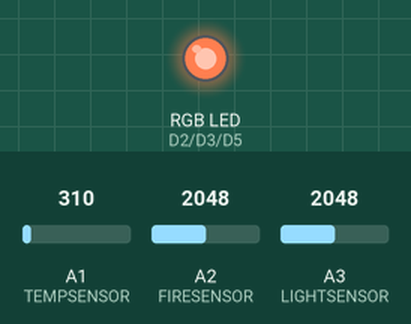
A sketch run on a simulated Particle Photon. Shown: an RGB LED mixed from three pins (HIGH = lit). The inputs (shaded band) are chosen by the test bench; at power-on: A3 (LIGHTSENSOR) = 2048, A1 (TEMPSENSOR) = 310, A2 (FIRESENSOR) = 2048. The local clock reads 2024-03-15 10:24:30 at power-on unless the sketch sets it.

Above: at 3.4 s.
3.5 s: A3 (LIGHTSENSOR) set to 2866
At 4.3 s:
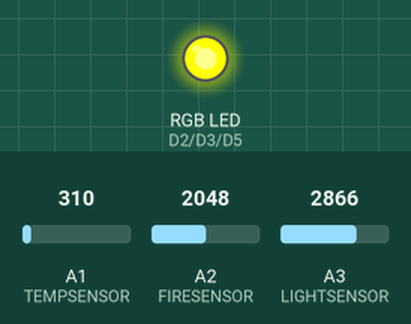
6.5 s: A1 (TEMPSENSOR) set to 372
At 7.8 s:
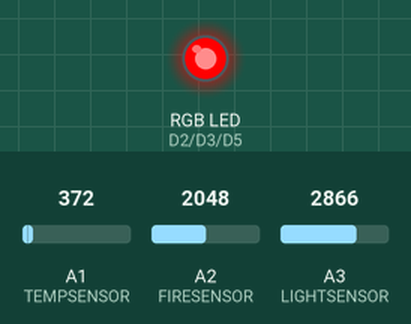
Timing chart, 0 to 9.5 s (numbered marks = the images above; inputs shaded):
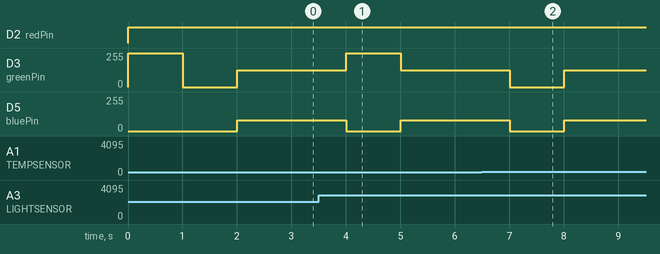

The sketch:

pg5500_exam.ino
```cpp
// This #include statement was automatically added by the Particle IDE.
#include <MPU6050.h>

#define LIGHTSENSOR A3
#define TEMPSENSOR A1
#define FIRESENSOR A2
#define WATERSENSOR A0

// EXPOSED VARIABLES
int lightValue = 0;
int fireAverage = 0;
int waterLevel = 0;
int highestLightValue = 0;
double tempValue = 0.0;
double highestTempValue = 0.0;
int brightestHourOfDay = 0;
int brightestMinuteOfDay = 0;
int warmestMinuteOfDay = 0;
int warmestHourOfDay = 0;
bool hasBeenMoved = false;

// Maximum string length of the Particle is 622.
char buffer[621];

// MPU values
MPU6050 accelgyro;
int16_t ax, ay, az;
int16_t gx, gy, gz;

// RGB LED
int redPin = D2;
int greenPin = D3;
int bluePin = D5;

// Vars for fireValues.
const int numFireReadings = 10;
int fireReadings[numFireReadings];
int fireReadIndex = 0;
int fireTotal = 0;
int highestFireAverage = 0;

void setup() {
  Serial.begin(9600);

  pinMode(redPin, OUTPUT);
  pinMode(greenPin, OUTPUT);
  pinMode(bluePin, OUTPUT);

  for (int i = 0; i < numFireReadings; i++) {
    fireReadings[i] = 0;
  }

  Time.zone(+1);

  Wire.begin();
  accelgyro.initialize();

  Particle.variable("jsonData", buffer);
  Particle.variable("fireData", fireAverage);

  analogWrite(bluePin, 0);
  analogWrite(redPin, 0);
  analogWrite(greenPin, 0);
}

void loop() {

  // If sensorDataChanged or every 5th seconds of a minute, we'll construct the JSON object with new info
  if(haveSensorDataChanged() || Time.second() % 5 == 0) {
    int j = snprintf(buffer, sizeof(buffer), "{ 'currTemp': %f, 'highestTemp': %f,", tempValue, highestTempValue);
    j += snprintf(buffer+j, sizeof(buffer), "'hourAtTemp': %d%d,", warmestHourOfDay, warmestMinuteOfDay);
    j += snprintf(buffer+j, sizeof(buffer), "'fireLevel': %d,", fireAverage);
    j += snprintf(buffer+j, sizeof(buffer), "'waterLevel': %d,", waterLevel);
    j += snprintf(buffer+j, sizeof(buffer), "'hasBeenMoved': %d,", hasBeenMoved);
    j += snprintf(buffer+j, sizeof(buffer), "'lightLevel': %d, 'hourAtLight': %d%d, ", lightValue, brightestHourOfDay, brightestMinuteOfDay);
    j += snprintf(buffer+j, sizeof(buffer), "'highestLightValue': %d }", highestLightValue);
  }

  delay(1000);
  resetTotalReadings();
}

bool haveSensorDataChanged() {
  updateLightValue();
  updateTemperature();
  updateFireReadings();

  const int todaysBestLight = highestLightValue;
  const double todaysHighestTemp = highestTempValue;

  if (lightValue > todaysBestLight+5) {
    highestLightValue = lightValue;
    brightestHourOfDay = Time.hour();
    brightestMinuteOfDay = Time.minute();
    updateRGBLed(redPin, 255);
    updateRGBLed(greenPin, 255);
    updateRGBLed(bluePin, 0);
    return true;
  }

  if (tempValue > todaysHighestTemp+0.1) {
    highestTempValue = tempValue;
    warmestHourOfDay = Time.hour();
    warmestMinuteOfDay = Time.minute();
    updateRGBLed(redPin, 255);
    updateRGBLed(greenPin, 0);
    updateRGBLed(bluePin, 0);
    return true;
  }

  // We don't really care about doing anything else than updating the user locally,
  // The frontend will handle anything specific.
  if (fireAverage >= 30) {
    updateRGBLed(redPin, 255);
    updateRGBLed(greenPin, 127);
    updateRGBLed(bluePin, 80);
    return true;
  }

  if (hasMotionSensorChanged()) {
    hasBeenMoved = true;
    updateRGBLed(redPin, 0);
    updateRGBLed(greenPin, 255);
    updateRGBLed(bluePin, 0);
    return true;
  }

  if (updateWaterReadings()) {
    updateRGBLed(redPin, 0);
    updateRGBLed(greenPin, 0);
    updateRGBLed(bluePin, 255);
    return true;
  }

  // If everything fails, then not data has changed
  // And we don't wanna update the string
  Serial.println("No change");
  return false;
}

void updateRGBLed(int pin, int intensity){
  analogWrite(pin, intensity);
}

bool hasMotionSensorChanged(){
  if (accelgyro.getRotationX() >= 250 || accelgyro.getRotationX() <= -250) {
    return true;
  }

  if (accelgyro.getRotationY() >= 250 || accelgyro.getRotationY() <= -250) {
    return true;
  }

  if (accelgyro.getAccelerationX() >= 550 || accelgyro.getAccelerationX() <= -550) {
    return true;
  }

  if (accelgyro.getAccelerationY() >= 550 || accelgyro.getAccelerationY() <= -550) {
    return true;
  }
  // We only care about motions that actually could make the plant fall.
  // Simple stuff like watering, taking care and so forth should not trigger.
  return false;
}

int updateLightValue() {
  lightValue = analogRead(LIGHTSENSOR);
}

void updateWaterValue() {
  waterLevel = analogRead(WATERSENSOR);
}

int getCurrentWaterValue() {
  return analogRead(WATERSENSOR);
}

void updateMotionSensors() {
  accelgyro.getMotion6(&ax, &ay, &az, &gx, &gy, &gz);
}

void resetTotalReadings() {
  if (Time.hour() == 0 && Time.isAM() && Time.second() >= 0) {
    highestTempValue = 0;
    highestLightValue = 0;
    fireTotal = 0;
    fireReadIndex = 0;
    fireAverage = 0;

    for (int i = 0; i < numFireReadings; i++) {
      fireReadings[i] = 0;
    }
  }
}

void updateTemperature() {
  // float temperatureC = (4.9 * sensorValue * 100.0) / 1024.0;
  tempValue = (analogRead(TEMPSENSOR) * 100.0) / 1024.0 - 10;
}

bool updateWaterReadings() {
  const int currentWater = getCurrentWaterValue() / 100; // Water level in mm

  if (currentWater > waterLevel) {
    waterLevel = currentWater;
    return true;
  }
  return false;
}

void updateFireReadings() {
  fireTotal = fireTotal - fireReadings[fireReadIndex];

  fireReadings[fireReadIndex] = analogRead(FIRESENSOR);
  fireTotal = fireTotal + fireReadings[fireReadIndex];
  fireReadIndex = fireReadIndex + 1;

  if (fireReadIndex >= numFireReadings) {
    fireReadIndex = 0;
  }

  fireAverage = fireTotal / numFireReadings;

  delay(1);
}
```

Measured:
- after the input at 3.5 s, D3 (greenPin): 127/255 → 255/255 after 0.51 s, → 127/255 1.0 s later; D5 (bluePin): 80/255 → 0/255 after 0.51 s, → 80/255 1.0 s later
- after the input at 6.5 s, D3 (greenPin): 127/255 → 0/255 after 0.51 s, → 127/255 1.0 s later; D5 (bluePin): 80/255 → 0/255 after 0.51 s, → 80/255 1.0 s later
